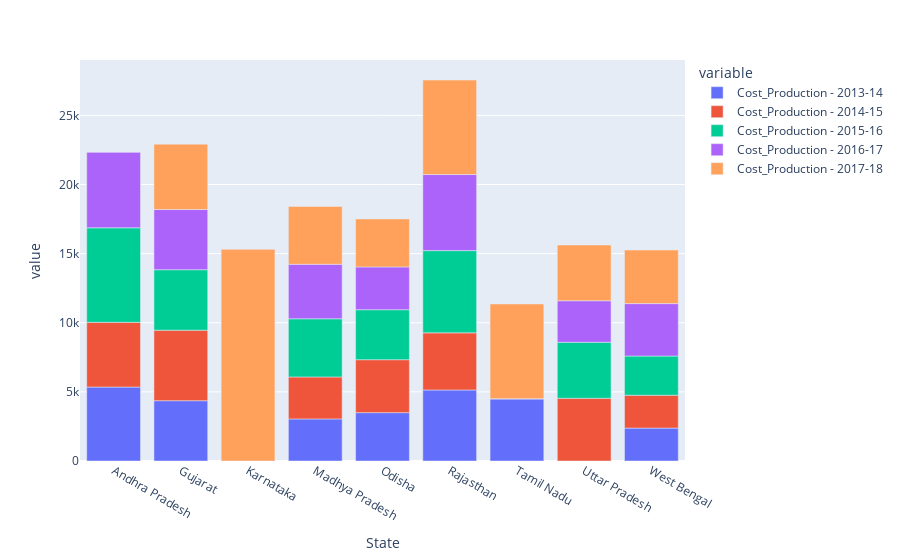

The notebook cell this image was saved under:
### Code cell
sesamum_df = data[data["Crop"]=="Sesamum"]
px.bar(sesamum_df,'State',CP)

### Figure 1 — Plotly figure (JSON) as saved in the notebook; plotly's stock layout.template omitted (floating-point values rounded to 4 significant figures)
{"data": [{"alignmentgroup": "True", "hovertemplate": "variable=Cost_Production - 2013-14<br>State=%{x}<br>value=%{y}<extra></extra>", "legendgroup": "Cost_Production - 2013-14", "marker": {"color": "#636efa", "pattern": {"shape": ""}}, "name": "Cost_Production - 2013-14", "offsetgroup": "Cost_Production - 2013-14", "orientation": "v", "showlegend": true, "textposition": "auto", "type": "bar", "x": ["Andhra Pradesh", "Gujarat", "Karnataka", "Madhya Pradesh", "Odisha", "Rajasthan", "Tamil Nadu", "Uttar Pradesh", "West Bengal"], "xaxis": "x", "y": [5350.0, 4363.0, 0, 3044.0, 3499.0, 5138, 4509.0, 0, 2380.0], "yaxis": "y"}, {"alignmentgroup": "True", "hovertemplate": "variable=Cost_Production - 2014-15<br>State=%{x}<br>value=%{y}<extra></extra>", "legendgroup": "Cost_Production - 2014-15", "marker": {"color": "#EF553B", "pattern": {"shape": ""}}, "name": "Cost_Production - 2014-15", "offsetgroup": "Cost_Production - 2014-15", "orientation": "v", "showlegend": true, "textposition": "auto", "type": "bar", "x": ["Andhra Pradesh", "Gujarat", "Karnataka", "Madhya Pradesh", "Odisha", "Rajasthan", "Tamil Nadu", "Uttar Pradesh", "West Bengal"], "xaxis": "x", "y": [4680.0, 5098.0, 0, 3035.0, 3829.0, 4133.0, 0, 4537.0, 2380.0], "yaxis": "y"}, {"alignmentgroup": "True", "hovertemplate": "variable=Cost_Production - 2015-16<br>State=%{x}<br>value=%{y}<extra></extra>", "legendgroup": "Cost_Production - 2015-16", "marker": {"color": "#00cc96", "pattern": {"shape": ""}}, "name": "Cost_Production - 2015-16", "offsetgroup": "Cost_Production - 2015-16", "orientation": "v", "showlegend": true, "textposition": "auto", "type": "bar", "x": ["Andhra Pradesh", "Gujarat", "Karnataka", "Madhya Pradesh", "Odisha", "Rajasthan", "Tamil Nadu", "Uttar Pradesh", "West Bengal"], "xaxis": "x", "y": [6837.0, 4375.0, 0, 4207.0, 3614.0, 5946.0, 0, 4052.0, 2831.0], "yaxis": "y"}, {"alignmentgroup": "True", "hovertemplate": "variable=Cost_Production - 2016-17<br>State=%{x}<br>value=%{y}<extra></extra>", "legendgroup": "Cost_Production - 2016-17", "marker": {"color": "#ab63fa", "pattern": {"shape": ""}}, "name": "Cost_Production - 2016-17", "offsetgroup": "Cost_Production - 2016-17", "orientation": "v", "showlegend": true, "textposition": "auto", "type": "bar", "x": ["Andhra Pradesh", "Gujarat", "Karnataka", "Madhya Pradesh", "Odisha", "Rajasthan", "Tamil Nadu", "Uttar Pradesh", "West Bengal"], "xaxis": "x", "y": [5482, 4354.0, 0, 3943.0, 3096.0, 5502.0, 0, 3001.0, 3794.0], "yaxis": "y"}, {"alignmentgroup": "True", "hovertemplate": "variable=Cost_Production - 2017-18<br>State=%{x}<br>value=%{y}<extra></extra>", "legendgroup": "Cost_Production - 2017-18", "marker": {"color": "#FFA15A", "pattern": {"shape": ""}}, "name": "Cost_Production - 2017-18", "offsetgroup": "Cost_Production - 2017-18", "orientation": "v", "showlegend": true, "textposition": "auto", "type": "bar", "x": ["Andhra Pradesh", "Gujarat", "Karnataka", "Madhya Pradesh", "Odisha", "Rajasthan", "Tamil Nadu", "Uttar Pradesh", "West Bengal"], "xaxis": "x", "y": [0, 4728.0, 15310.0, 4183.0, 3469.0, 6834.0, 6851.0, 4031.0, 3872.0], "yaxis": "y"}], "layout": {"barmode": "relative", "legend": {"title": {"text": "variable"}, "tracegroupgap": 0}, "margin": {"t": 60}, "xaxis": {"anchor": "y", "domain": [0, 1], "title": {"text": "State"}}, "yaxis": {"anchor": "x", "domain": [0, 1], "title": {"text": "value"}}}}
